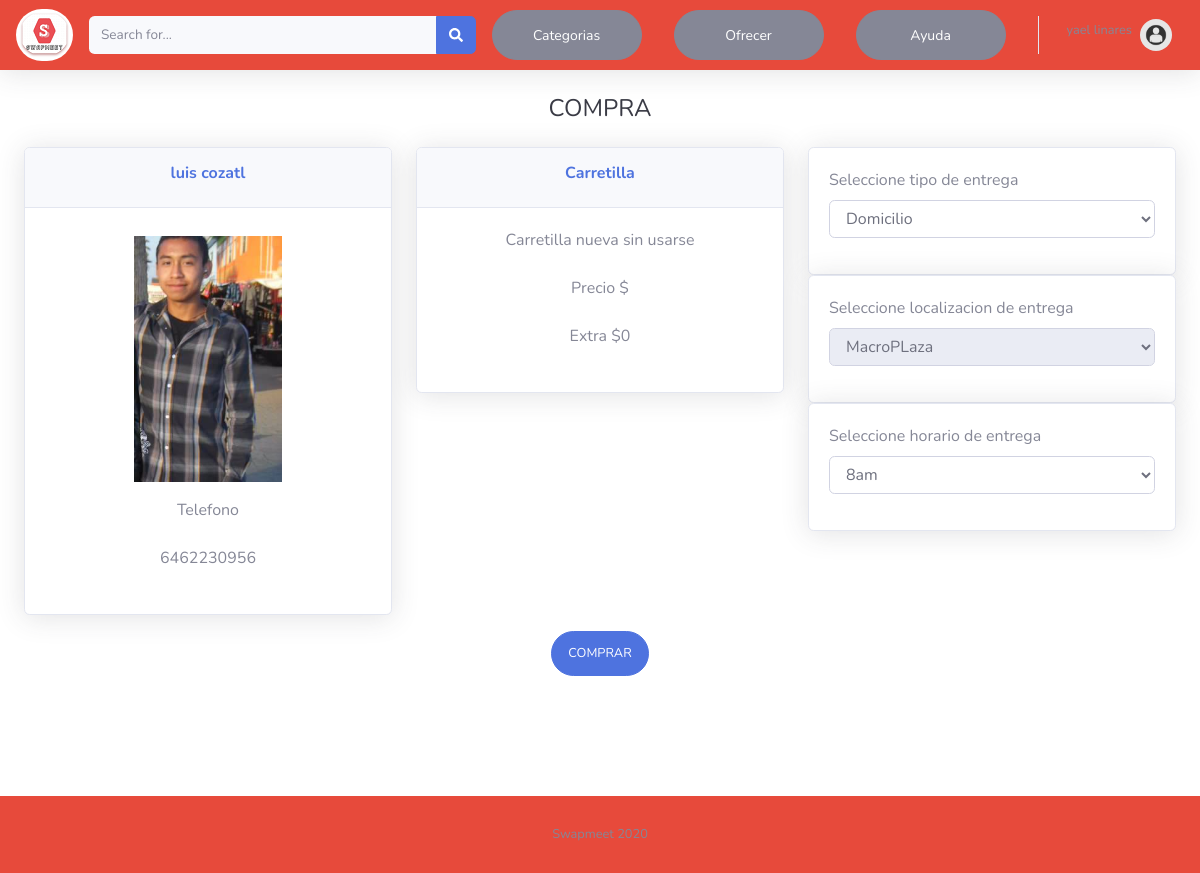
The page /sale.php?saller_id=62 (signed in) on the database as committed earlier.
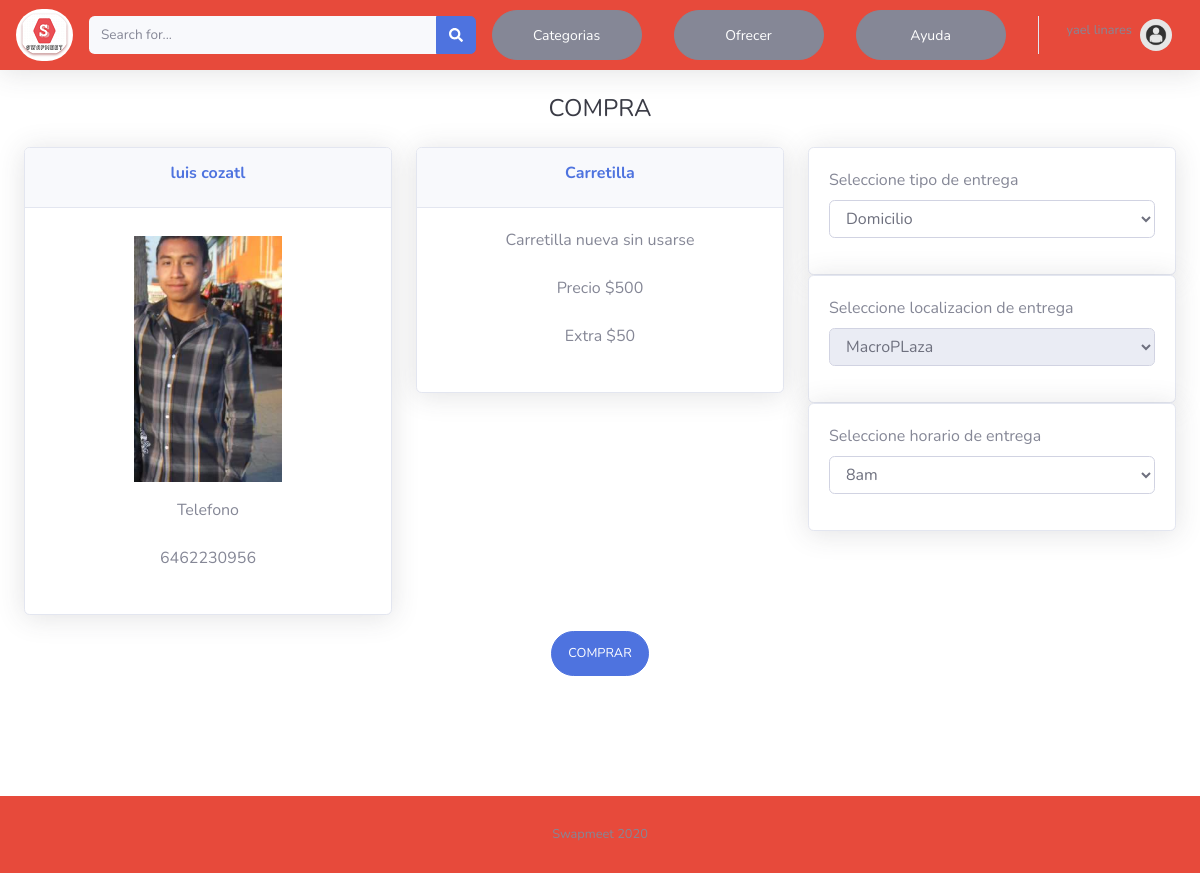
The same page on the database as committed later.
### tables this page shows
CREATE TABLE `products_data` (
  `product_id` int(11) NOT NULL,
  `user_id` int(11) DEFAULT NULL,
  `name` varchar(50) NOT NULL,
  `product_description` varchar(50) DEFAULT NULL,
  `change_description` varchar(50) DEFAULT NULL,
  `status` varchar(50) NOT NULL,
  `price_sale` varchar(50) DEFAULT NULL,
  `price_rental` varchar(20) DEFAULT NULL,
  `img` varchar(50) DEFAULT NULL,
  `time_rental` varchar(20) DEFAULT NULL,
  `sale_type` varchar(50) NOT NULL,
  `product_category` varchar(20) NOT NULL,
  `change_category` varchar(20) DEFAULT NULL
);

### sale.php (the view, shortened to what the changed rows need)
<?php
include("conexiondb.php");
?>
<!DOCTYPE html>
<html lang="en">
<head>
    <link href="css/all.min.css" rel="stylesheet" type="text/css">
    <link href="css/sb-admin-2.min.css" rel="stylesheet">
</head>
<body id="page-top">
    <div id="content-wrapper" class="d-flex flex-column">
        <div id="content">
                            <div class="container-fluid">
                                <div align="center">
                                         <h1 class="h4 text-gray-900 mb-4">COMPRA</h1>
                                 <form id="sale" class="user">
                                     <div class="row">
                                          <div class="col-lg-4">
                                              <?php
                                              $getProductQuery = 'SELECT * FROM products_data WHERE user_id='.$_SESSION['user_id'];
                $getProduct = mysqli_query($conexion, $getProductQuery);
                $Product = mysqli_fetch_assoc($getProduct);
?>
                                              <div class="card shadow mb-3 text-center">
                                                    <div class="card-header py-3">
                                                        <h6 class="m-0 font-weight-bold text-primary"><label id="lbl_nombre_art"><?php echo $Product['name'];?></label></h6>
                                                    </div>
                                                    <div class="card-body">
                                                           <div class="text-center">
                                                             <p>
                                                                 <label id="lbl_descp"><?php echo $Product['product_description']?></label>
                                                             </p>
                                                             <p>
                                                                 <label id="lbl_precio">Precio $<?php echo $Product['price_sale'];?></label>
                                                             </p>
                                                             <p>
                                                                 <label id="extra">Extra $<?php echo $Product['price_sale']*0.10;?></label>
                                                             </p>
                                                          </div>
                                                  </div>
                                              </div>
                                         </div>
                                    </div>
                                    <br>
                                   </form>
                                </div>
                            </div>
             </div>
             <br>
             <br>
             <br>
             <br>
             <br>
        </div>
</body>
</html>

Rows that differ between the two databases and show on the page:
changed products_data "Carretilla": price_sale (not shown) → "500"; $Product['price_sale']*0.10 "0" → "50"
